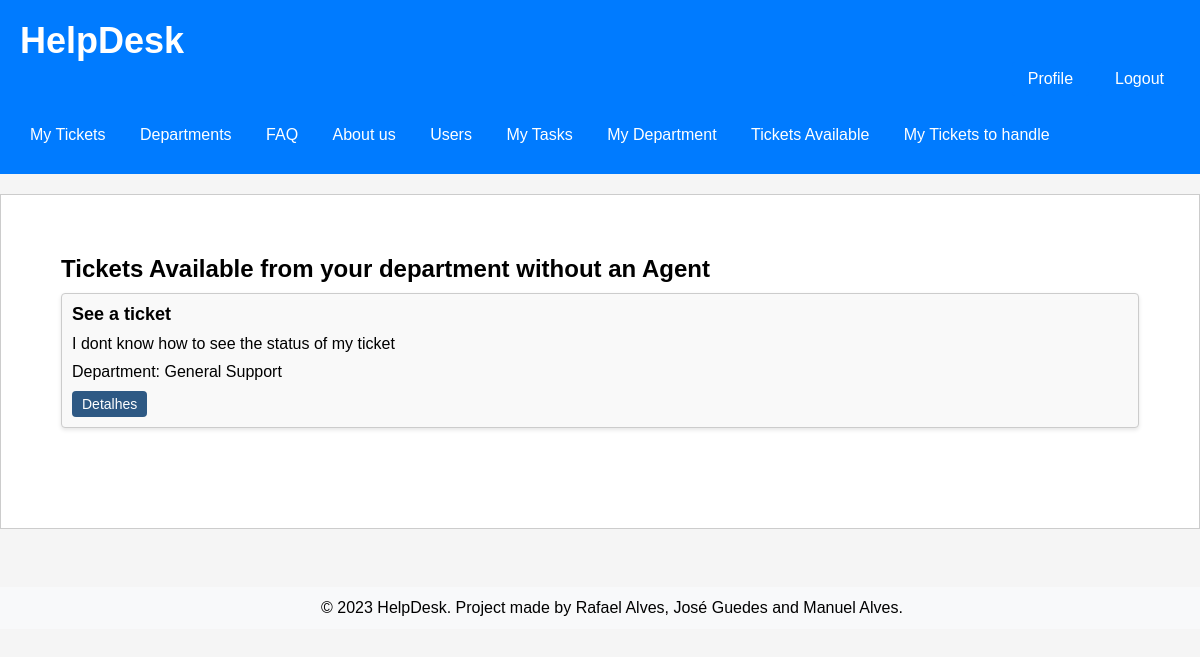
The page /pages/ticketAvailable.php (signed in) on the database its author committed.
### tables this page shows
CREATE TABLE Ticket (
    id INTEGER PRIMARY KEY AUTOINCREMENT,
    title varchar(255) NOT NULL UNIQUE,
    description VARCHAR(255) NOT NULL,
    ticket_status VARCHAR (10)  NOT NULL DEFAULT 'Open' CHECK (ticket_status IN ('Open', 'Assigned', 'Closed')),
    created_at TIMESTAMP NOT NULL DEFAULT CURRENT_TIMESTAMP,
    updated_at TIMESTAMP NOT NULL DEFAULT CURRENT_TIMESTAMP,
    id_user INTEGER, /* id do client que criou o ticket */
    id_agent INTEGER DEFAULT NULL, /* id do agent que está a tratar do ticket */
    id_department INTEGER, /* id do department do ticket */
    CONSTRAINT current_edit_date_ck CHECK (created_at <= updated_at),
    CONSTRAINT id_usertFK FOREIGN KEY(id_user) REFERENCES User(id),
    CONSTRAINT id_agentFK FOREIGN KEY(id_agent) REFERENCES User(id),
    CONSTRAINT id_departmentFK FOREIGN KEY(id_department) REFERENCES Department(id)
);

CREATE TABLE Department (
    id INTEGER PRIMARY KEY AUTOINCREMENT,
    name varchar(255) NOT NULL UNIQUE,
    created_at TIMESTAMP NOT NULL DEFAULT CURRENT_TIMESTAMP
);

### utils/session.php (called while the page is built, shortened)
<?php
   function getUserID() {
       if(isset($_SESSION['userID'])) {
            return $_SESSION['userID'];
       } else {
           return null;
       }
   }
?>

### database/user.class.php (called while the page is built, shortened)
<?php
  function getUserDepart($id) {
    global $dbh;
    try {
      $stmt = $dbh->prepare('SELECT id_department FROM User WHERE id = ?');
      $stmt->execute(array($id));
      if($row = $stmt->fetch()){
        return $row['id_department'];
      }
    }catch(PDOException $e) {
      return -1;
    }
  }

### actions/getNoAgent_tickets.php (called while the page is built, shortened)
<?php
require_once(__DIR__ . '/../database/connection.db.php');
require_once(__DIR__ . '/../database/ticket.class.php');
require_once(__DIR__ . '/../database/user.class.php');
$depart = getUserDepart(getUserID());
$tickets = Ticket::getTicketsWithoutAgent($dbh, $depart);
?>

### database/ticket.class.php (called while the page is built, shortened)
<?php
  class Ticket {
static function getTicketsWithoutAgent(PDO $db, int $id_department){
  $stmt = $db->prepare('
    SELECT id, title, description, id_department, id_agent
    FROM Ticket
    WHERE id_department = ? AND id_agent IS NULL
    ORDER by updated_at desc
  ');
  $stmt->execute(array($id_department));
  $row = $stmt->fetchAll(PDO::FETCH_ASSOC);
  return $row;
}
  }
?>

### database/department.class.php (called while the page is built, shortened)
<?php
  class Department {
    static function getName($id) {
      global $dbh;
      try {
        $stmt = $dbh->prepare('SELECT name FROM Department WHERE id = ?');
        $stmt->execute(array($id));
        if($row = $stmt->fetch()){
          return $row['name'];
        }
      }catch(PDOException $e) {
        return -1;
      }
    }
  }
?>

### pages/ticketAvailable.php (the view, shortened to what this page needs)
<?php
  require_once(__DIR__ . '/../templates/header.tpl.php');
  require_once(__DIR__ . '/../templates/footer.tpl.php');
?>
  <section class="tickets">
      <h2>Tickets Available from your department without an Agent </h2>
      <ul>
        <?php
        require_once(__DIR__ . '/../actions/getNoAgent_tickets.php');
        for($i = 0; $i < count($tickets); $i++) {
        include_once("../database/department.class.php");
        $depart = Department::getName($tickets[$i]['id_department']);
        ?>
        <li>
          <div class="ticket" id="<?=$tickets[$i]['id']?>">
            <h3> <?=$tickets[$i]['title']?></h3>
            <p> <?=$tickets[$i]['description']?> </p>
            <p> Department: <?=$depart?> </p>
            <a href="../pages/detailTicket.php?id=<?=$tickets[$i]['id']?>" class="button">Detalhes</a>
          </div>
        </li>
        <?php } ?>
      </ul>
    </section>

### css/style.css (style rules this page uses)
body { position: relative; margin: 0; padding: 0; font-family: Arial, sans-serif; background-color: #f5f5f5; min-height: 100%; padding-bottom: 5rem; }
.tickets { margin: 40px; margin-bottom: 20px; margin-top: 20px; }
h2 { font-size: 24px; margin: 0 0 10px; }
ul { list-style-type: none; padding: 0; margin: 0; margin-bottom: 20px; }
.ticket { background-color: #f5f5f5; border-radius: 4px; box-shadow: 0 2px 4px rgba(0, 0, 0, 0.1); padding: 10px; margin-bottom: 20px; }
.ticket h3 { margin: 0 0 10px; font-size: 18px; margin-bottom: 5px; }
.ticket p { margin: 0 0 20px; margin-bottom: 5px; }
.button { display: inline-block; padding: 10px 20px; background-color: #007bff; color: #fff; text-decoration: none; border-radius: 4px; transition: background-color 0.3s ease; }
.ticket a.button { display: inline-block; padding: 10px 20px; background-color: #007bff; color: #fff; text-decoration: none; border-radius: 4px; transition: background-color 0.3s ease; }
h3 { margin-top: 5%; }
p { margin: 0 0 20px; }
h2:last-of-type { margin-top: 40px; }
li { margin-bottom: 10px; }
h3 { margin-top: 0; }
div:first-of-type { background: #fff; }
.tickets h2 { font-size: 24px; margin-bottom: 10px; }
.tickets .button { padding: 8px 16px; background-color: #2E5984; color: white; border: none; text-decoration: none; }
.tickets ul { list-style-type: none; padding: 0; }
.tickets li { margin-bottom: 20px; }
.tickets .ticket { background-color: #f9f9f9; padding: 10px; border: 1px solid #ccc; }
.tickets .ticket h3 { font-size: 18px; margin: 0; }
.tickets .ticket p { margin: 10px 0; }
.tickets ul { list-style: none; padding: 0; }
.ticket a.button { background-color: #2E5984; color: white; border: none; padding: 5px 10px; font-size: 14px; border-radius: 4px; text-decoration: none; }

### rows shown on the page
ticket: title "See a ticket", description "I dont know how to see the status of my ticket", id_department.name "General Support"
